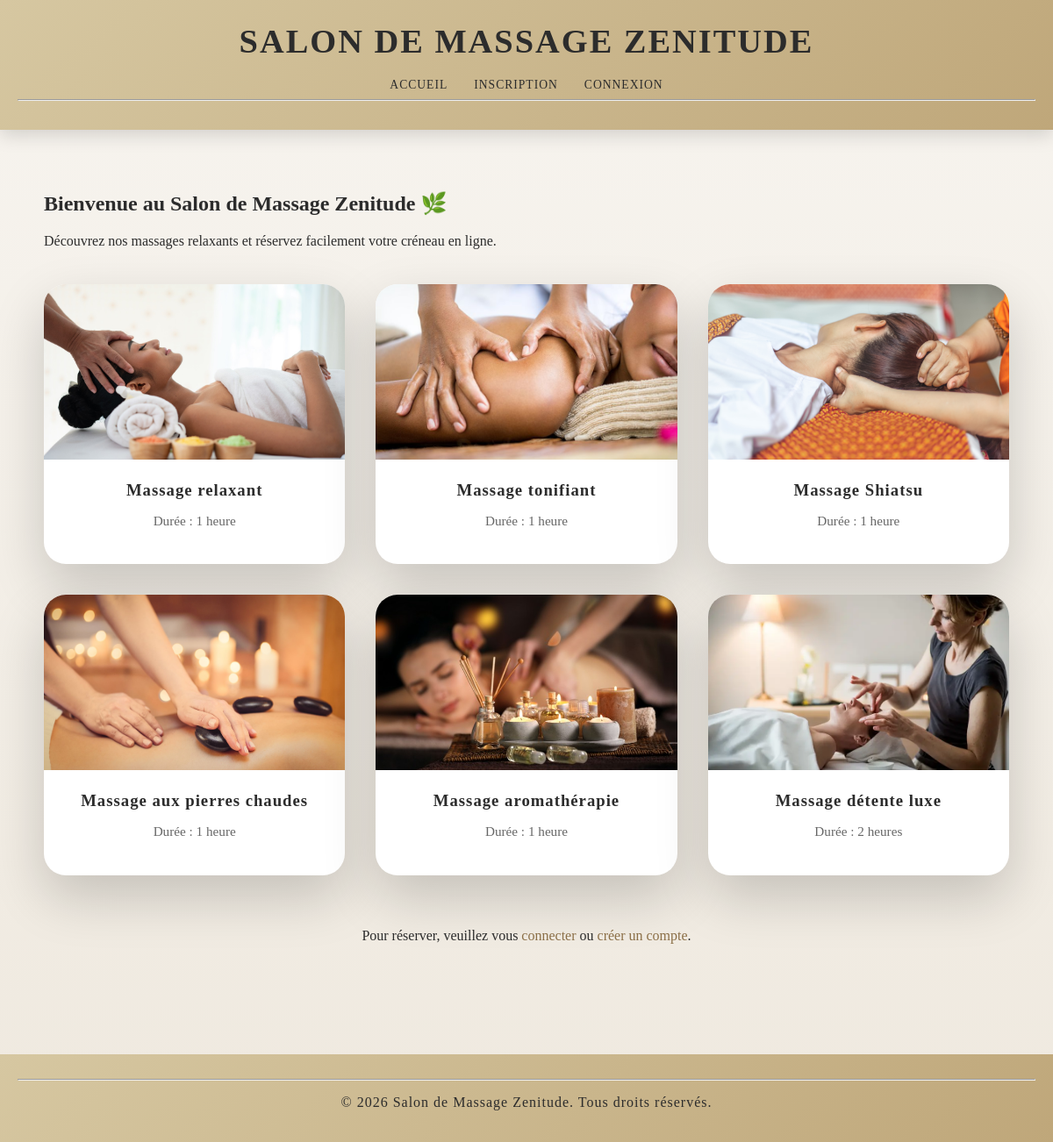
Page /pages/accueil.php on the committed database.
### tables this page shows
CREATE TABLE `services` (
  `id` int(11) NOT NULL,
  `name` varchar(255) NOT NULL,
  `duration` int(11) NOT NULL,
  `image` varchar(255) NOT NULL
);

### includes/tools.php (called while the page is built, shortened)
<?php
function get_all_services($pdo){
    $sql = "SELECT * FROM services";
    $query = $pdo->prepare($sql);
    $query->execute([]);
    return $query->fetchAll(PDO::FETCH_ASSOC);
}

### pages/accueil.php (the view)
<?php
include '../includes/config.php';
include '../includes/header.php';
include '../includes/tools.php';
$massages = get_all_services($pdo);
?>
<h2>Bienvenue au Salon de Massage Zenitude 🌿</h2>
<p>Découvrez nos massages relaxants et réservez facilement votre créneau en ligne.</p>
<section class="massages">
    <?php
    foreach($massages as $massage){
        echo '
        <a href="schedule.php">
            <div class="massage-card">
                <img src="../images/' . $massage['image'] . '" alt="' . htmlspecialchars($massage['name']) . '">
                <h3>' . htmlspecialchars($massage['name']) . '</h3>';
                if($massage['duration'] > 1){
                    echo '<p>Durée : ' . $massage['duration'] . ' heures</p>';
                } else{
                    echo '<p>Durée : ' . $massage['duration'] . ' heure</p>';
                }
            echo '</div>
        </a>';
    }
    ?>
</section>
<?php
if(empty($_SESSION['id'])){
        echo '<p class="link">Pour réserver, veuillez vous <a href="signin.php">connecter</a> ou <a href="signup.php">créer un compte</a>.</p>';
    } else {
        echo '<p class="link">Pour réserver un massage, accédez directement au <a href="schedule.php">planning</a>.</p>';
    }
?>
<?php include '../includes/footer.php'; ?>

### includes/header.php (shortened to what this page needs)
<!DOCTYPE html>
<html lang="fr">
<head>
    <link rel="stylesheet" href="../css/style.css">
    <link rel="stylesheet" href="https://cdnjs.cloudflare.com/ajax/libs/font-awesome/6.5.0/css/all.min.css">
</head>
<body>
    <header>
        <h1>Salon de Massage Zenitude</h1>
        <nav>
            <ul>
                <li>
                    <a href="accueil.php">Accueil</a>
                </li>
                <?php
                    if(!empty($_SESSION['id'])){
                        echo '
                        <li><a href="schedule.php">Planning</a></li>
                        <li><a href="profil.php">Profil</a></li>
                        <li><a href="deconnexion.php">Déconnexion</a></li>';
                    } else{
                        echo '
                        <li><a href="signup.php">Inscription</a></li>
                        <li><a href="signin.php">Connexion</a></li>';
                    }
                    ?>
            </ul>
        </nav>
        <hr>
    </header>
<main>

### includes/footer.php
</main>
    <footer>
        <hr>
        <p>&copy; <?php echo date('Y') ?> Salon de Massage Zenitude. Tous droits réservés.</p>
    </footer>
</body>
</html>

### css/style.css (style rules this page uses)
body { font-family: 'Playfair Display', 'Poppins', serif; background: linear-gradient(180deg, #f7f4ef, #efe9df); color: #2c2c2c; margin: 0; padding: 0; }
a { color: #8b6f47; text-decoration: none; font-weight: 500; }
header { background: linear-gradient(135deg, #d6c7a1, #bfa77a); padding: 25px 20px; text-align: center; box-shadow: 0 6px 20px rgba(0,0,0,0.15); }
header h1 { margin: 0; font-size: 2.4em; letter-spacing: 2px; color: #2c2c2c; text-transform: uppercase; }
nav ul { list-style: none; padding: 0; margin: 18px 0 0 0; display: flex; justify-content: center; gap: 30px; }
nav a { color: #2c2c2c; font-weight: 500; letter-spacing: 1px; text-transform: uppercase; font-size: 0.85em; position: relative; }
nav a::after { content: ""; position: absolute; left: 50%; bottom: -8px; width: 0; height: 1px; background-color: #2c2c2c; transition: all 0.3s ease; }
main { padding: 50px 20px; max-width: 1100px; margin: 0 auto; }
section { margin-bottom: 60px; }
.massages { display: grid; grid-template-columns: repeat(auto-fit, minmax(260px, 1fr)); gap: 35px; margin-top: 40px; }
.massage-card { background: white; border-radius: 25px; overflow: hidden; box-shadow: 0 25px 60px rgba(0,0,0,0.18); transition: transform 0.35s, box-shadow 0.35s; }
.massage-card img { width: 100%; height: 200px; object-fit: cover; }
.massage-card h3 { margin: 20px 0 8px 0; text-align: center; font-weight: 600; letter-spacing: 1px; color: #2c2c2c; }
.massage-card p { padding: 0 20px 25px; text-align: center; color: #666; font-size: 0.95em; }
.link { text-align: center; }
footer { background: linear-gradient(135deg, #d6c7a1, #bfa77a); text-align: center; padding: 20px; margin-top: 60px; color: #2c2c2c; letter-spacing: 1px; }

### rows in the picture
services: image (picture), name "Massage relaxant", duration "1"
services: image (picture), name "Massage tonifiant", duration "1"
services: image (picture), name "Massage Shiatsu", duration "1"
services: image (picture), name "Massage aux pierres chaudes", duration "1"
services: image (picture), name "Massage aromathérapie", duration "1"
services: image (picture), name "Massage détente luxe", duration "2"
